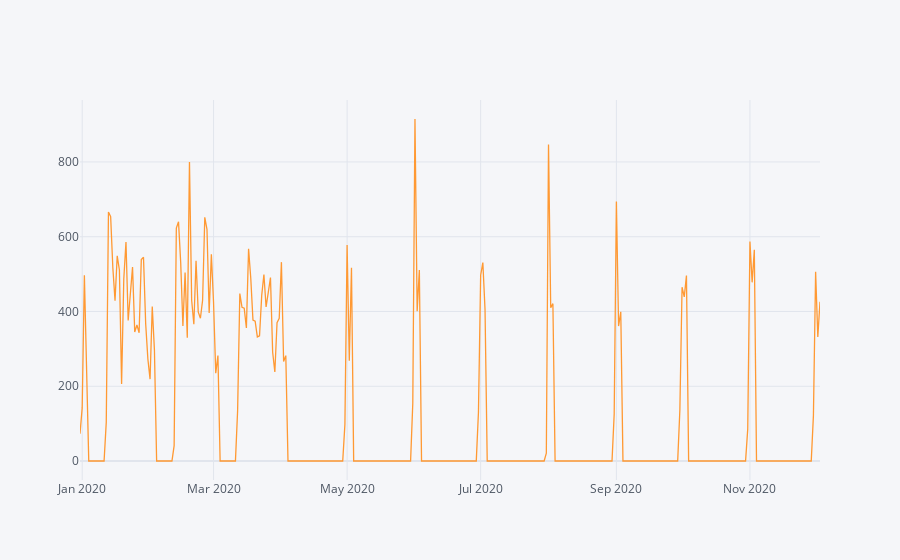

The cell this chart's notebook holds for it:
### Code cell
df.groupby('date')['value'].sum().iplot()

### Figure 1 — Plotly figure (JSON) as saved in the notebook; plotly's stock layout.template omitted (floating-point values rounded to 4 significant figures; data arrays with more than 128 entries replaced by an {"elided": "..."} marker saying what was removed)
{"data": [{"line": {"color": "rgba(255, 153, 51, 1.0)", "dash": "solid", "shape": "linear", "width": 1.3}, "mode": "lines", "name": "value", "text": "", "type": "scatter", "x": {"elided": "339 str values"}, "y": {"elided": "339 int values"}}], "layout": {"legend": {"bgcolor": "#F5F6F9", "font": {"color": "#4D5663"}}, "paper_bgcolor": "#F5F6F9", "plot_bgcolor": "#F5F6F9", "title": {"font": {"color": "#4D5663"}}, "xaxis": {"gridcolor": "#E1E5ED", "showgrid": true, "tickfont": {"color": "#4D5663"}, "title": {"font": {"color": "#4D5663"}, "text": ""}, "zerolinecolor": "#E1E5ED"}, "yaxis": {"gridcolor": "#E1E5ED", "showgrid": true, "tickfont": {"color": "#4D5663"}, "title": {"font": {"color": "#4D5663"}, "text": ""}, "zerolinecolor": "#E1E5ED"}}}
